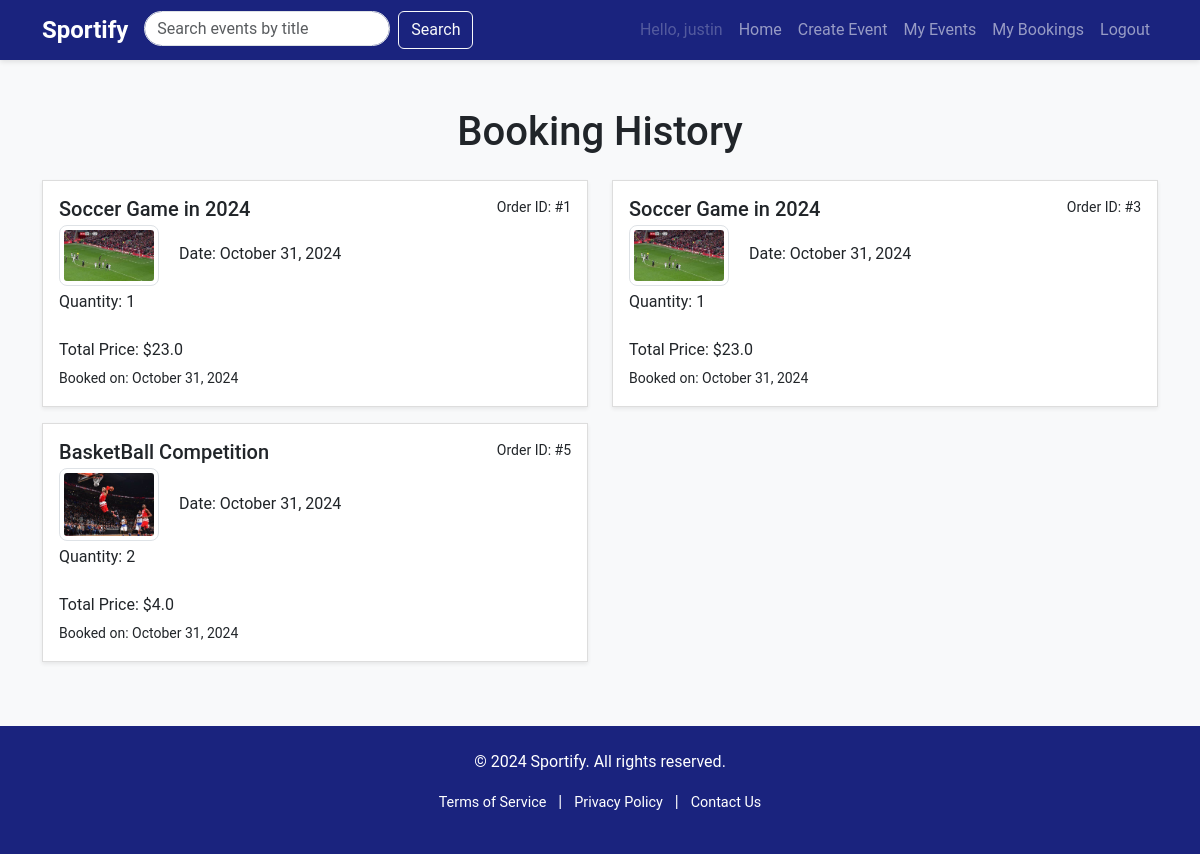
/event/booking_history (signed in), run on the app's committed database.
### website/models.py (models this page shows, shortened)
class User(db.Model, UserMixin):
    __tablename__ = 'users'
    id = db.Column(db.Integer, primary_key=True)
    username = db.Column(db.String(100), index=True, unique=True, nullable=False)
    firstname = db.Column(db.String(100), index=True, nullable=False)
    lastname = db.Column(db.String(100), index=True, nullable=False)
    emailid = db.Column(db.String(100), index=True, nullable=False)
    password_hash = db.Column(db.String(255), nullable=False)
    contact = db.Column(db.String(255), nullable=False)
    address = db.Column(db.String(150), nullable=False)
    comments = db.relationship('Comment', backref='user', lazy=True)
    order = db.relationship('Order', backref='user', lazy=True)

class Order(db.Model):
    __tablename__ = 'orders'
    id = db.Column(db.Integer, primary_key=True)
    quantity = db.Column(db.Integer, nullable = False)
    total_price = db.Column(db.Float, nullable = False)
    booked_date = db.Column(db.DateTime, default=datetime.now(), nullable=False)
    user_id = db.Column(db.Integer, db.ForeignKey("users.id"), nullable=False)
    event_id = db.Column(db.Integer, db.ForeignKey("events.id"), nullable=False)

class Event(db.Model):
    __tablename__ = 'events'
    id = db.Column(db.Integer, primary_key=True)
    name = db.Column(db.String(80), nullable=False)
    description = db.Column(db.Text, nullable=False)
    image = db.Column(db.String(150), nullable=False)  # Store path to the image
    price = db.Column(db.Integer, nullable=False)
    location = db.Column(db.String(150), nullable=False)
    datetime = db.Column(db.DateTime, nullable=False)
    capacity = db.Column(db.Integer, nullable=False)
    category = db.Column(db.String(50), nullable=False)
    status = db.Column(
        Enum(
            'Open', 'Inactive', 'Cancelled','Sold out', name='status of event'
        ),
        default='Open',
        nullable=False)
    user_id = db.Column(db.Integer, db.ForeignKey('users.id'), nullable=False)
    comments = db.relationship('Comment', backref='event', lazy=True)
    order = db.relationship('Order', backref='event', lazy=True)

### website/event.py (the view)
@eventbp.route('/booking_history')
@login_required
def booking_history():
    bookings = db.session.query(Order).filter_by(user_id=current_user.id).all()
    return render_template('event/booking-history.html', bookings=bookings)

### website/templates/event/booking-history.html (shortened to what this page needs)
{% extends "base.html" %}
{% block content %}
<main class="container my-5">
  <h1 class="text-center mb-4">Booking History</h1>
  <div class="row">
    {% if bookings %}
      {% for booking in bookings %}
        <div class="col-md-6">
          <div class="list-group-item mb-3 p-3 shadow-sm">
            <div class="d-flex w-100 justify-content-between">
              <h5 class="mb-1">{{ booking.event.name }}</h5>
              <small>Order ID: #{{ booking.id }}</small>
            </div>
            <p class="mb-1">
              <img src="{{ booking.event.image }}" alt="{{ booking.event.name }}" class="img-thumbnail me-3" width="100">
              Date: {{ booking.event.datetime.strftime('%B %d, %Y') }}
            </p>
            <p class="mb-1">
              Quantity: {{ booking.quantity}}
              <br>
              Total Price: ${{ booking.total_price }}
            </p>
            <small>Booked on: {{ booking.booked_date.strftime('%B %d, %Y') }}</small>
          </div>
        </div>
      {% endfor %}
    {% else %}
      <p class="text-center">No bookings found.</p>
    {% endif %}
  </div>
</main>
{% endblock %}

### website/templates/base.html (shortened to what this page needs)
<!DOCTYPE html>
<html lang="en">
<head>
    <link href="https://cdn.jsdelivr.net/npm/bootstrap@5.3.2/dist/css/bootstrap.min.css" rel="stylesheet">
    <link rel="stylesheet" href="{{ url_for('static', filename='style/main.css') }}">
</head>
<body>
    <header>
        <nav class="navbar navbar-expand-lg navbar-dark bg-primary">
            <div class="container">
                <a class="navbar-brand" href="{{ url_for('main.index') }}">Sportify</a>
                <form action="{{ url_for('event.search') }}" method="GET" class="d-flex ms-auto me-3">
                    <input class="form-control me-2" type="search" name="query" placeholder="Search events by title" aria-label="Search">
                    <button class="btn btn-outline-light" type="submit">Search</button>
                </form>
                <div class="collapse navbar-collapse" id="navbarNav">
                    <ul class="navbar-nav ms-auto">
                        {% if current_user.is_authenticated %}
                            <li class="nav-item"><a class="nav-link disabled" href="#">Hello, {{ current_user.username }}</a></li>
                            <li class="nav-item"><a class="nav-link" href="{{ url_for('main.index') }}">Home</a></li>
                            <li class="nav-item"><a class="nav-link" href="{{ url_for('event.create') }}">Create Event</a></li>
                            <li class="nav-item"><a class="nav-link" href="{{ url_for('event.my_events') }}">My Events</a></li>
                            <li class="nav-item"><a class="nav-link" href="{{ url_for('event.booking_history') }}">My Bookings</a></li>
                            <li class="nav-item"><a class="nav-link" href="{{ url_for('auth.logout') }}">Logout</a></li>
                        {% else %}
                            <li class="nav-item"><a class="nav-link" href="{{ url_for('auth.login') }}">Log in</a></li>
                        {% endif %}
                    </ul>
                </div>
            </div>
        </nav>
    </header>
    {% block content %}{% endblock %}
    <footer class="footer text-center py-4">
        <div class="container">
            <p>&copy; 2024 Sportify. All rights reserved.</p>
            <p>
                <a href="#" class="text-white">Terms of Service</a> |
                <a href="#" class="text-white">Privacy Policy</a> |
                <a href="#" class="text-white">Contact Us</a>
            </p>
        </div>
    </footer>
</body>
</html>

### website/static/style/main.css (style rules this page uses)
body { font-family: 'Roboto', sans-serif; background-color: #f8f9fa; }
.navbar { background-color: #1a237e !important; box-shadow: 0 2px 5px rgba(0, 0, 0, 0.1); height: 60px; }
.navbar-brand { font-weight: 700; font-size: 1.5rem; }
.navbar .form-control { border-radius: 20px; height: 35px; }
.footer { background-color: #1a237e; color: white; text-align: center; padding: 1rem; }
.footer a { color: white; text-decoration: none; padding: 0 8px; font-size: 0.9rem; }
.list-group-item { border: 1px solid #ddd; border-radius: 0.5rem; margin-bottom: 1rem; background-color: #ffffff; box-shadow: 0 4px 8px rgba(0, 0, 0, 0.1); }
.list-group-item img { border-radius: 0.5rem; }
.footer a { color: white; text-decoration: none; }

### data on the page
User: username "justin"
Order: event.name "Soccer Game in 2024", id "1", event.image (picture), event.datetime "October 31, 2024", quantity "1", total_price "23.0", booked_date "October 31, 2024"
Order: event.name "Soccer Game in 2024", id "3", event.image (picture), event.datetime "October 31, 2024", quantity "1", total_price "23.0", booked_date "October 31, 2024"
Order: event.name "BasketBall Competition", id "5", event.image (picture), event.datetime "October 31, 2024", quantity "2", total_price "4.0", booked_date "October 31, 2024"
